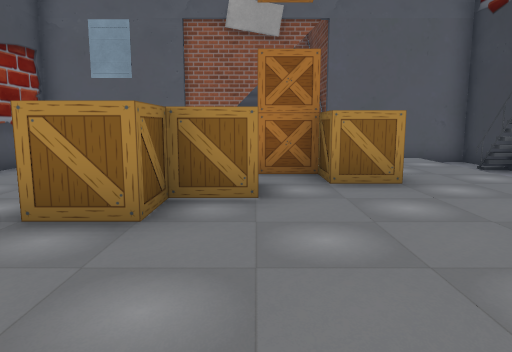
view 1 (above)

12 first-person views from a walk through a 3-D level made in the Unity game engine. The camera is 1.2 m above the floor, tilts 8° down and sees 70° across. The floor is counted in squares, 1 m on a side. Each view is taken from the middle of a square. On the plan, view 1 faces up. The plan holds only what a view shows up to about 15 squares ahead; the rest is blank. The place goes on beyond the plan. The player character is not drawn. Some surface patterns are stand-ins.

view 2
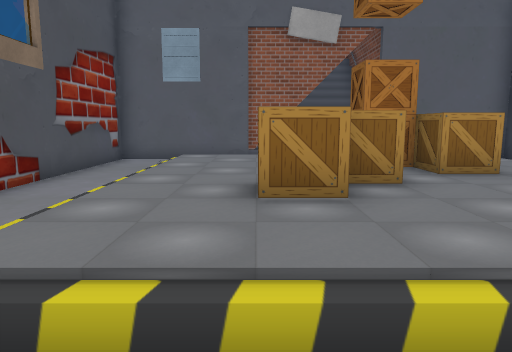

view 3
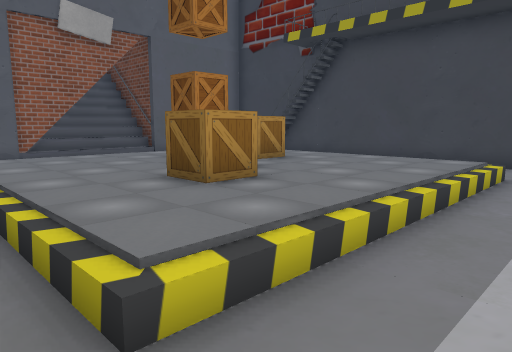

view 4
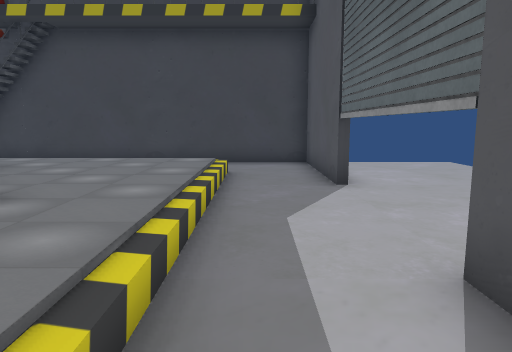

view 5
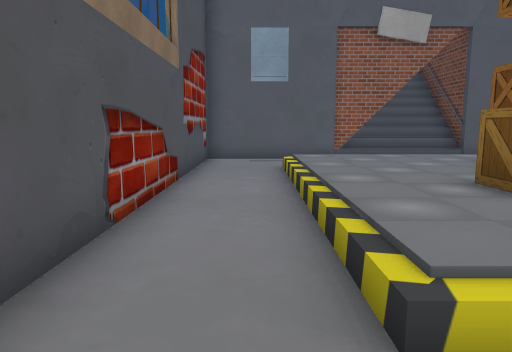

view 6
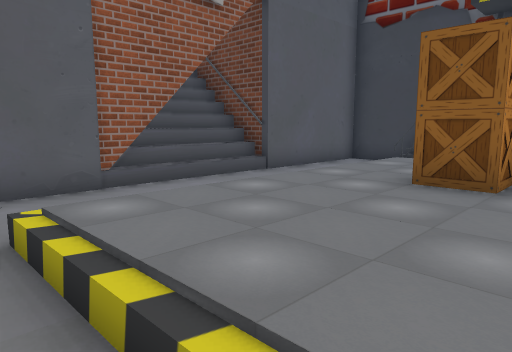

view 7
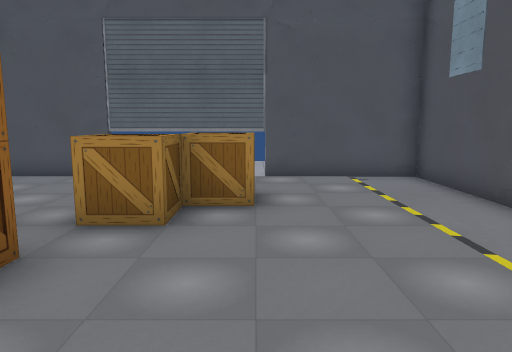

view 8
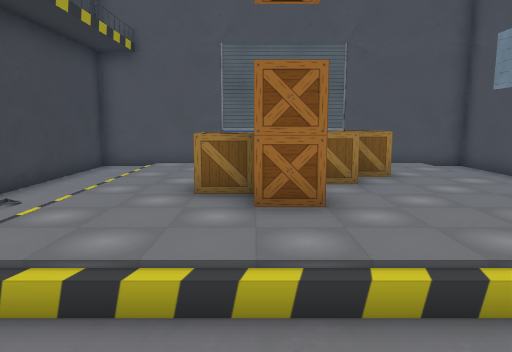

view 9
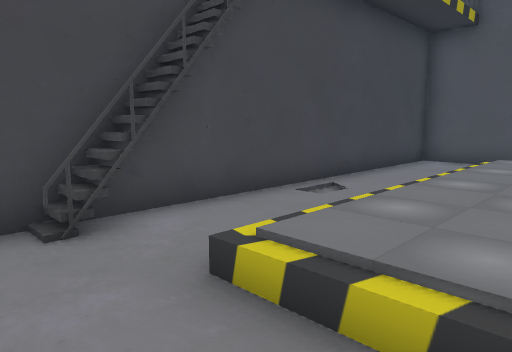

view 10
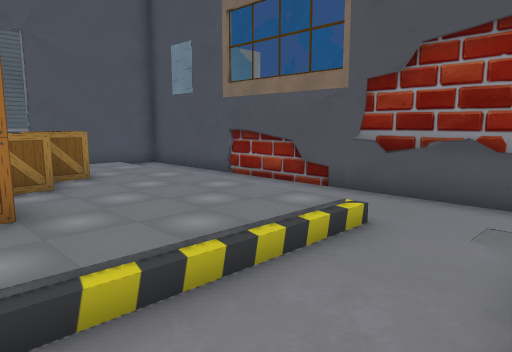

view 11
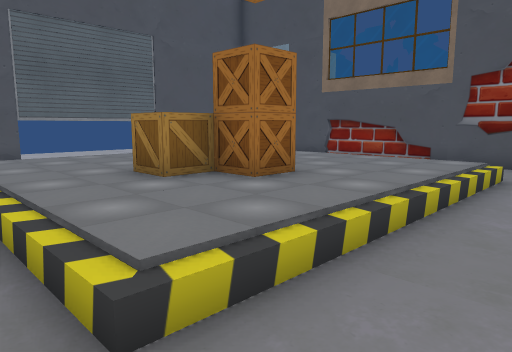

view 12
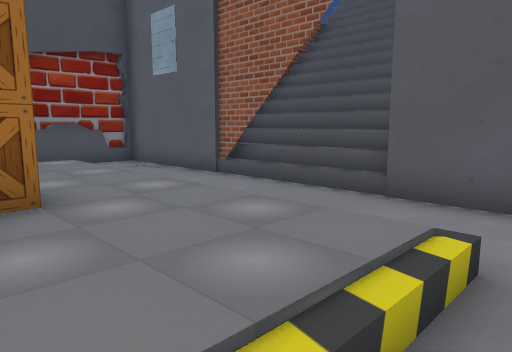

### Floor plan
Key: @ floor where view 1 was taken; # wall or solid block; . main floor; : floor 0.25 m higher than the main floor; + floor 0.5 m higher than the main floor; / step, stairs or slope; = window, fence, low wall or low ledge; O other object.
Columns run from 7 left of view 1 to 7 right of it. Each row starts with its distance up from view 1.
 18      //
 17      ///
 16      /// #
 15      ////#
 14      ////#
 13      ////##
 12 #######=/=#####
 11 #.............#
 10 #............##
  9 #..:::::::::.##
  8 #..++++++++:.##
  7 #..++++OO++:..#
  6 #..++++OOO+:..#
  5 #..+++OOOO+:..#
  4 #..++OOO+++:..#
  3 #..++OO++++:..#
  2 #..++++++++:..#
  1 #..++++++++:..#
  0 #......@......#
 -1 #.............#
 -2 ###############

Positions as (right, up) in squares from view 1, and headings:
1: (0, 0), facing up
2: (-2, -1), facing up
3: (-5, -1), facing up-right
4: (-5, 0), facing right
5: (-5, -1), facing up
6: (-5, 5), facing up-right
7: (-2, 9), facing down
8: (1, 12), facing down
9: (2, 11), facing down-right
10: (1, 12), facing down-left
11: (5, 11), facing down-left
12: (5, 6), facing up-left
